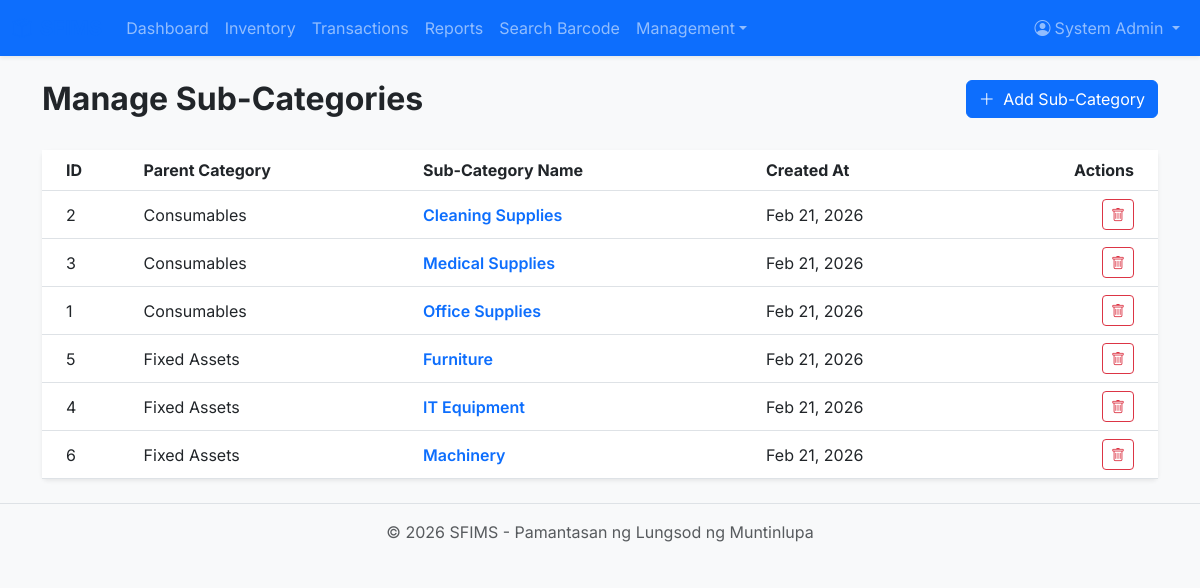
/admin/sub_categories.php (signed in), run on the app's committed database.
### tables this page shows
CREATE TABLE IF NOT EXISTS sub_categories (
    id INT AUTO_INCREMENT PRIMARY KEY,
    category_id INT NOT NULL,
    name VARCHAR(100) NOT NULL,
    created_at TIMESTAMP DEFAULT CURRENT_TIMESTAMP,
    FOREIGN KEY (category_id) REFERENCES categories(id) ON DELETE CASCADE
);

CREATE TABLE IF NOT EXISTS categories (
    id INT AUTO_INCREMENT PRIMARY KEY,
    name VARCHAR(100) NOT NULL UNIQUE,
    created_at TIMESTAMP DEFAULT CURRENT_TIMESTAMP
);

### config/app.php (called while the page is built, shortened)
<?php
function h($string)
{
    return htmlspecialchars($string, ENT_QUOTES, 'UTF-8');
}

### admin/sub_categories.php (the view, shortened to what this page needs)
<?php
require_once '../config/app.php';
$db = Database::getInstance();
$sql = "SELECT s.*, c.name as category_name
        FROM sub_categories s
        JOIN categories c ON s.category_id = c.id
        ORDER BY c.name ASC, s.name ASC";
$sub_categories = $db->query($sql)->fetchAll();
require_once '../partials/header.php';
?>
<div class="row mb-4">
    <div class="col-md-6">
        <h2 class="fw-bold">Manage Sub-Categories</h2>
    </div>
    <div class="col-md-6 text-end">
        <button type="button" class="btn btn-primary" data-bs-toggle="modal" data-bs-target="#addSubCategoryModal">
            <i class="bi bi-plus-lg me-1"></i> Add Sub-Category
        </button>
    </div>
</div>
<div class="card shadow-sm border-0">
    <div class="card-body p-0">
        <div class="table-responsive">
            <table class="table table-hover align-middle mb-0">
                <thead class="bg-light">
                    <tr>
                        <th class="ps-4">ID</th>
                        <th>Parent Category</th>
                        <th>Sub-Category Name</th>
                        <th>Created At</th>
                        <th class="text-end pe-4">Actions</th>
                    </tr>
                </thead>
                <tbody>
                    <?php if ($sub_categories): ?>
                        <?php foreach ($sub_categories as $sc): ?>
                            <tr>
                                <td class="ps-4"><?php echo $sc['id']; ?></td>
                                <td><?php echo h($sc['category_name']); ?></td>
                                <td class="fw-semibold text-primary"><?php echo h($sc['name']); ?></td>
                                <td><?php echo date('M d, Y', strtotime($sc['created_at'])); ?></td>
                                <td class="text-end pe-4">
                                    <a href="?delete=<?php echo $sc['id']; ?>" class="btn btn-sm btn-outline-danger" onclick="return confirm('Are you sure you want to delete this sub-category?')">
                                        <i class="bi bi-trash"></i>
                                    </a>
                                </td>
                            </tr>
                        <?php endforeach; ?>
                    <?php endif; ?>
                </tbody>
            </table>
        </div>
    </div>
</div>
<?php require_once '../partials/footer.php'; ?>

### partials/header.php (style rules this page uses)
body { font-family: 'Inter', sans-serif; background-color: #f8f9fa; }
.card { border: none; box-shadow: 0 0.125rem 0.25rem rgba(0, 0, 0, 0.075); }
.btn-primary { background-color: #0d6efd; border-color: #0d6efd; }

### data on the page
sub_categories: id "2", category.name "Consumables", name "Cleaning Supplies", created_at "Feb 21, 2026"
sub_categories: id "3", category.name "Consumables", name "Medical Supplies", created_at "Feb 21, 2026"
sub_categories: id "1", category.name "Consumables", name "Office Supplies", created_at "Feb 21, 2026"
sub_categories: id "5", category.name "Fixed Assets", name "Furniture", created_at "Feb 21, 2026"
sub_categories: id "4", category.name "Fixed Assets", name "IT Equipment", created_at "Feb 21, 2026"
sub_categories: id "6", category.name "Fixed Assets", name "Machinery", created_at "Feb 21, 2026"

### other printed values
$_SESSION['full_name'] "System Admin"
